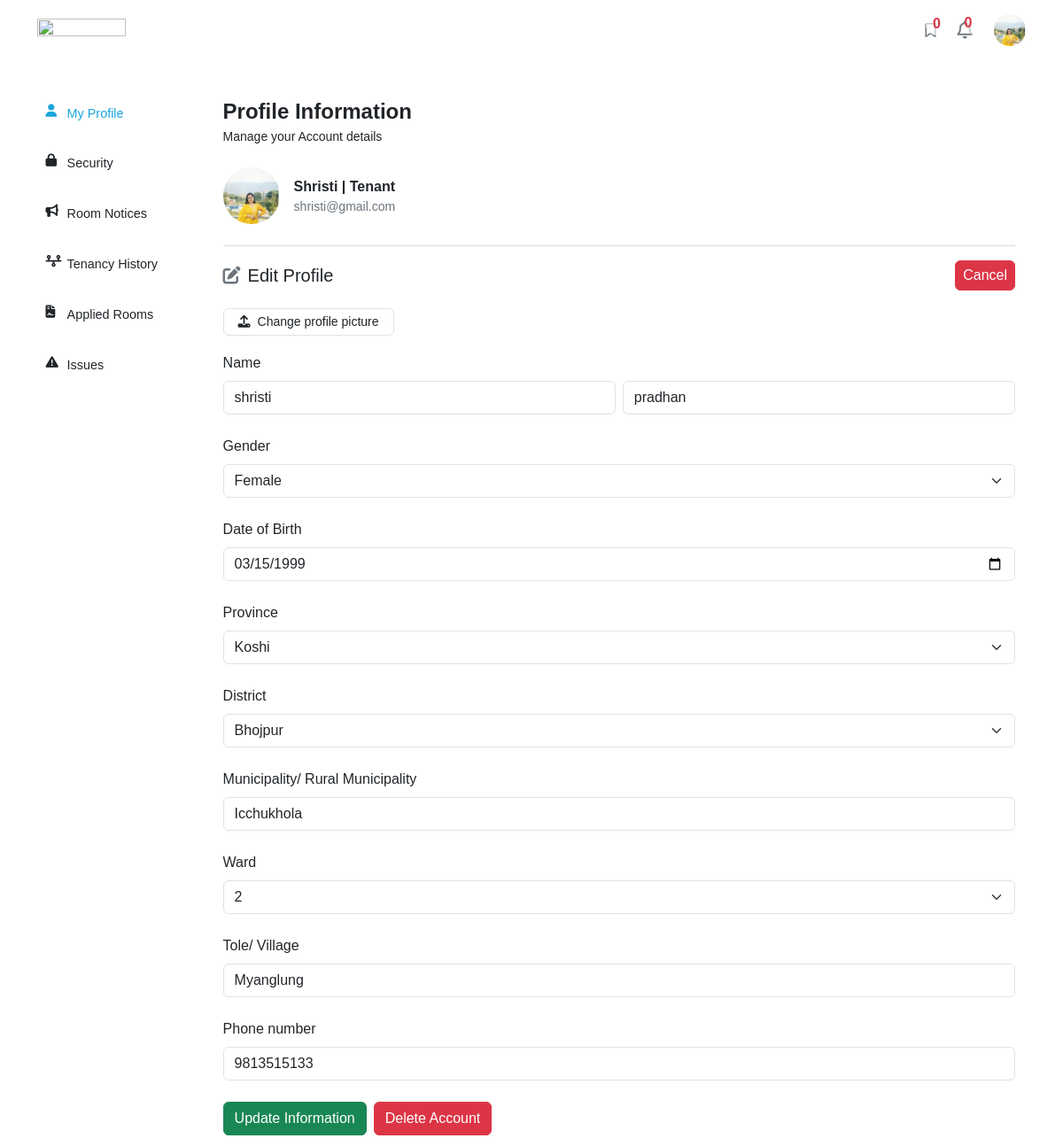
Page /tenant/profile/edit (signed in) on the committed database.
### tables this page shows
CREATE TABLE `user_tb` (
  `user_id` int(11) NOT NULL,
  `first_name` varchar(12) NOT NULL,
  `last_name` varchar(15) NOT NULL,
  `gender` varchar(7) NOT NULL,
  `dob` date NOT NULL,
  `email` varchar(254) NOT NULL,
  `password` varchar(255) NOT NULL,
  `phone_number` varchar(15) NOT NULL,
  `province` varchar(20) NOT NULL,
  `district` varchar(20) NOT NULL,
  `municipality_rural` varchar(40) NOT NULL,
  `ward` int(11) NOT NULL,
  `tole_village` varchar(30) NOT NULL,
  `role` varchar(9) NOT NULL,
  `profile_photo` varchar(250) NOT NULL,
  `kyc_front` varchar(250) NOT NULL,
  `kyc_back` varchar(250) NOT NULL,
  `registration_date` datetime NOT NULL,
  `flag` varchar(10) DEFAULT NULL
);

### pages/tenant/sections/view-profile.php (the view, shortened to what the rows shown need)
<?php
require_once __DIR__ . '/../../../classes/user.php';
?>
<div class="d-flex flex-column user-profile-container profile-content">
    <p class="m-0 fs-4 fw-semibold"> Profile Information </p>
    <p class="m-0 small"> Manage your Account details </p>
    <div class="d-flex flex-row gap-3 mt-4 align-items-center photo-username-email">
        <div class="photo">
            <?php
            if ($profileUser->profilePhoto != '') {
                $tempPhotoSrc = "/rentrover/uploads/users/$profileUser->profilePhoto";
                ?>
                <img src="<?= $tempPhotoSrc ?>" id="profile-photo-container" alt="user profile photo" class="pointer">
                <?php
            } else {
                $tempPhotoSrc = "/rentrover/uploads/blank-profile.jpg";
                ?>
                <img src="/rentrover/uploads/blank-profile.jpg" id="profile-photo-container" alt="user profile photo"
                    class="pointer">
                <?php
            }
            ?>
        </div>
        <div class="username-email">
            <p class="m-0 fw-semibold">
                <?= ($profileUser->name['first'] != '') ? ucfirst($profileUser->name['first']) : "New User" ?> |
                <?= ucfirst($profileUser->role) ?>
            </p>
            <p class="m-0 text-secondary small"> <?= $profileUser->email ?> </p>
        </div>
    </div>
    <hr class="mt-4 text-secondary" />
    <?php
    if ($tab == "view") {
        ?>
        <div class="mb-3 profile-informations">
            <div class="d-flex flex-column flex-md-row row-gap-3">
                <div class="w-100 w-md-50">
                    <p class="m-0 text-secondary"> First Name </p>
                    <p class="m-0 fw-semibold">
                        <?= ($profileUser->name['first'] != '') ? ucfirst($profileUser->name['first']) : "-" ?>
                    </p>
                </div>
                <div class="w-100 w-md-50">
                    <p class="m-0 text-secondary"> Last Name </p>
                    <p class="m-0 fw-semibold">
                        <?= ($profileUser->name['last'] != '') ? ucfirst($profileUser->name['last']) : "-" ?>
                    </p>
                </div>
            </div>
            <div class="d-flex flex-column flex-md-row row-gap-3 mt-3">
                <div class="w-50">
                    <p class="m-0 text-secondary"> Gender </p>
                    <p class="m-0 fw-semibold"> <?= ($profileUser->gender != '') ? ucfirst($profileUser->gender) : "-" ?>
                    </p>
                </div>
                <div class="w-50">
                    <p class="m-0 text-secondary"> DoB </p>
                    <p class="m-0 fw-semibold"> <?= ($profileUser->dob != '0000-00-00') ? $profileUser->dob : "-" ?> </p>
                </div>
            </div>
            <div class="d-flex flex-column flex-md-row row-gap-3 mt-3">
                <div class="w-50">
                    <p class="m-0 text-secondary"> Email </p>
                    <p class="m-0 fw-semibold"> <?= ($profileUser->email != '') ? $profileUser->email : "-" ?> </p>
                </div>
                <div class="w-50">
                    <p class="m-0 text-secondary"> Phone Number </p>
                    <p class="m-0 fw-semibold">
                        <?= ($profileUser->getPhoneNumber() != '') ? $profileUser->getPhoneNumber() : "-" ?>
                    </p>
                </div>
            </div>
            <hr>
            <p class="m-0 mt-3 text-secondary"> Address </p>
            <div class="d-flex flex-column">
                <div class="d-flex flex-column flex-md-row row-gap-3 mt-3">
                    <div class="w-100 w-md-50">
                        <p class="m-0 mt-2 text-secondary"> Province </p>
                        <p class="m-0 fw-semibold">
                            <?= ($profileUser->address['province'] != '') ? ucfirst($profileUser->address['province']) : "-" ?>
                        </p>
                    </div>
                    <div class="w-100 w-md-50">
                        <p class="m-0 mt-2 text-secondary"> District </p>
                        <p class="m-0 fw-semibold">
                            <?= ($profileUser->address['district'] != '') ? ucfirst($profileUser->address['district']) : "-" ?>
                        </p>
                    </div>
                </div>
                <div class="d-flex flex-column flex-md-row row-gap-3 mt-3">
                    <div class="w-100 w-md-50">
                        <p class="m-0 mt-3 text-secondary"> Municipality/ Rupal Municipality </p>
                        <p class="m-0 fw-semibold">
                            <?= ($profileUser->address['municipalityRural'] != '') ? ucfirst($profileUser->address['municipalityRural']) : "-" ?>
                        </p>
                    </div>
                    <div class="w-100 w-md-50">
                        <p class="m-0 mt-3 text-secondary"> Ward </p>
                        <p class="m-0 fw-semibold">
                            <?= ($profileUser->address['ward'] != 0) ? $profileUser->address['ward'] : "-" ?>
                        </p>
                    </div>
                </div>
                <div class="w-100">
                    <p class="m-0 mt-3 text-secondary"> Tole/ Village </p>
                    <p class="m-0 fw-semibold">
                        <?= ($profileUser->address['toleVillage'] != '') ? ucfirst($profileUser->address['toleVillage']) : "-" ?>
                    </p>
                </div>
            </div>
            <p class="m-0 mt-3 text-secondary"> Documents </p>
            <?php
            if ($profileUser->kyc['front'] == '' || $profileUser->kyc['back'] == '') {
                ?>
                <p class="text-danger m-0 small mt-2"> You haven't submitted the documents. You must submit the picture of your
                    citizenship to be able to use our services. </p>
                <?php
            } else {
                ?>
                <section class="d-flex flex-row gap-2 mt-2 document-section">
                    <div class="d-flex flex-column gap-1 document-container">
                        <p class="m-0 small mb-1"> Front side </p>
                        <div class="document">
                            <img src="/rentrover/uploads/kycs/<?= $profileUser->kyc['front'] ?>" alt="citizenship front side">
                        </div>
                    </div>
                    <div class="d-flex flex-column gap-1 document-container">
                        <p class="m-0 small mb-1"> Back side </p>
                        <div class="document">
                            <img src="/rentrover/uploads/kycs/<?= $profileUser->kyc['back'] ?>" alt="citizenship back side">
                        </div>
                    </div>
                </section>
                <?php
            }
            if ($profileUser->flag != 'verified' && $profileUser->flag != 'on-hold') {
                ?>
                <a href="/rentrover/tenant/profile/kyc" class="btn btn-dark mt-3"> Upload/ Change KYC Documents </a>
                <?php
            }
            ?>
        </div>
        <?php
    } elseif ($tab == "edit") {
        ?>
        <form method="POST" class="d-flex flex-column profile-form" id="profile-form">
            <div class="d-flex flex-row mb-3 align-items-center justify-content-between">
                <div class="d-flex flex-row align-items-center gap-2">
                    <i class="fa fa-edit fs-5 text-secondary"></i>
                    <h5 class="m-0"> Edit Profile </h5>
                </div>
                <a href="/rentrover/tenant/profile/" class="btn btn-danger p-1 px-2"> Cancel </a>
            </div>
            <div class="d-flex flex-row w-100 align-items-center gap-2 mb-3">
                <label for="profile-photo"
                    class="d-flex flex-row gap-2 border align-items-center rounded px-3 py-1 small pointer"> <i
                        class="fa fa-upload"></i> Change profile picture </label>
            </div>
            <label for="first-name" class="mb-2"> Name </label>
            <div class="d-flex flex-column flex-md-row gap-2">
                <input type="text" value="<?php if ($profileUser->name['first'] != '')
                    echo $profileUser->name['first']; ?>" name="first-name" class="form-control" id="first-name"
                    placeholder="first name">
                <input type="text" value="<?php if ($profileUser->name['last'] != '')
                    echo $profileUser->name['last']; ?>" name="last-name" class="form-control" id="last-name"
                    placeholder="last name">
            </div>
            <label for="gender" class="mt-4 mb-2"> Gender </label>
            <select name="gender" class="form-select" id="gender">
                <?php
                $gender = $profileUser->gender;
                if ($gender != '') {
                    ?>
                    <option value="<?= $gender ?>" selected hidden> <?= ucfirst($gender) ?> </option>
                    <?php
                } else {
                    ?>
                    <option value="" selected hidden> Select Gender </option>
                    <?php
                }
                ?>
            </select>
            <label for="dob" class="mt-4 mb-2"> Date of Birth </label>
            <input type="date" value="<?php if ($profileUser->dob != '0000-00-00')
                echo $profileUser->dob ?>" name="dob" class="form-control" id="dob">
                <label for="province" class="mt-4 mb-2"> Province </label>
                <select name="province" class="form-select" id="province">
                    <?php
            $province = $profileUser->address['province'];
            if ($province != '') {
                ?>
                    <option value="<?= $province ?>" selected hidden> <?= ucwords($province) ?> </option>
                    <?php
            } else {
                ?>
                    <option value="" selected hidden> Select Province </option>
                    <?php
            }
            ?>
            </select>
            <label for="district" class="mt-4 mb-2"> District </label>
            <select name="district" class="form-select" id="district">
                <?php
                $district = $profileUser->address['district'];
                if ($district != '') {
                    ?>
                    <option value="<?= $district ?>" selected hidden> <?= ucwords($district) ?> </option>
                    <?php
                } else {
                    ?>
                    <option value="" selected hidden> Select District </option>
                    <?php
                }
                ?>
            </select>
            <label for="municipality-rural-municipality" class="mt-4 mb-2"> Municipality/ Rural Municipality
            </label>
            <input type="text" value="<?php if ($profileUser->address['municipalityRural'] != '')
                echo ucwords($profileUser->address['municipalityRural']); ?>" name="municipality-rural"
                class="form-control" id="municipality-rural-municipality" placeholder="municipality/ rural municipality">
            <label for="ward" class="mt-4 mb-2"> Ward </label>
            <select name="ward" class="form-select" id="ward">
                <?php
                $ward = $profileUser->address['ward'];
                if ($ward != '' && $ward != 0) {
                    ?>
                    <option value="<?= $ward ?>" selected hidden> <?= $ward ?> </option>
                    <?php
                } else {
                    ?>
                    <option value="" selected hidden> Select Ward </option>
                    <?php
                }
                ?>
            </select>
            <label for="tole-village" class="mt-4 mb-2"> Tole/ Village </label>
            <input type="text" value="<?php if ($profileUser->address['toleVillage'] != '')
                echo ucwords($profileUser->address['toleVillage']); ?>" name="tole-village" class="form-control"
                id="tole-village" placeholder="tole/ village">
            <label for="phone-number" class="mt-4 mb-2"> Phone number </label>
            <input type="text" value="<?php if ($profileUser->getPhoneNumber() != '')
                echo $profileUser->getPhoneNumber(); ?>" name="phone-number" class="form-control" id="phone-number"
                placeholder="phone number" minlength="10"  maxlength="10" />
            <div class="d-flex flex-row gap-2 action">
                <button type="submit" class="mt-4 btn btn-success fit-content" id="update-profile-btn"> Update
                    Information </button>
                <a class="mt-4 btn btn-danger fit-content" id="delete-account-btn"> Delete Account </a>
            </div>
        </form>
        <?php
    }
    ?>
</div>

### pages/tenant/sections/header.php (shortened to what the rows shown need)
<?php
require_once __DIR__ . '/../../../classes/user.php';
?>
<header class="position-fixed w-100 header ">
    <div class="container py-3 bg-white d-flex flex-row align-items-center justify-content-between header-container">
        <div class="d-flex flex-row gap-4 align-items-center wishlist-notification-profile">
            <div class="position-relative profile-container">
                <div class="profile" id="profile-image-container">
                    <?php
                    if ($profileUser->profilePhoto != "") {
                        ?>
                        <img src="/rentrover/uploads/users/<?= $profileUser->profilePhoto ?>" alt="user profile photo"
                            class="pointer">
                        <?php
                    } else {
                        ?>
                        <img src="/rentrover/uploads/blank-profile.jpg" alt="user profile photo" class="pointer">
                        <?php
                    }
                    ?>
                </div>
            </div>
        </div>
    </div>
</header>

### rows in the picture
user_tb: profile_photo (picture), first_name "Shristi", role "Tenant", email "shristi@gmail.com", first-name "shristi", last-name "pradhan", gender "Female", dob "03/15/1999", province "Koshi", district "Bhojpur", municipality-rural "Icchukhola", ward "2", tole-village "Myanglung", phone-number "9813515133"
